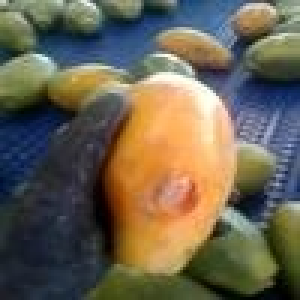
#> input picture DATA SET/Diseased/a0_TR011568-1.jpg, 100 x 100 px, found by its file name (shown 3 times larger); its folder holds only this picture in this run
$ jupyter execute 'Augmentation Code.ipynb'
#> lines starting #> are read from the running program, lines starting #| are printed output that depends on the picture
[cell 1]
import cv2 as cv
import os

path = '.\Augmentation\DATA SET(Without Augmented)\Diseased' #Input Folder Path
d_path = '.\DATA SET\Diseased' #Output Folder Path

# Check if the destination directory exists, and create it if necessary
if not os.path.exists(d_path):
    os.makedirs(d_path)

list_of_files = os.listdir(path)

for file_name in list_of_files:
    # Construct the full file path
    full_path = os.path.join(path, file_name)

    if os.path.isfile(full_path):
        image = cv.imread(full_path)
#> image is the input picture: shape (100, 100, 3); mean B, G, R 80.4, 98.6, 106.7

        if image is not None:
            output_filename = 'a0_' + file_name
            output_path = os.path.join(d_path, output_filename)
            cv.imwrite(output_path, image)
            print(f"Saved {output_filename}")

            # Augmenting
            image2 = cv.flip(image, 1)
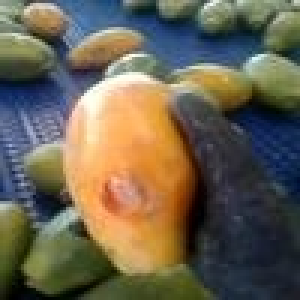
#> image2: shape (100, 100, 3) (shown 3 times larger); mean B, G, R 80.4, 98.6, 106.7
            image3 = cv.flip(image, -1)
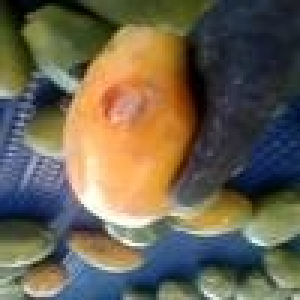
#> image3: shape (100, 100, 3) (shown 3 times larger); mean B, G, R 80.4, 98.6, 106.7
            image4 = cv.flip(image2, -1)
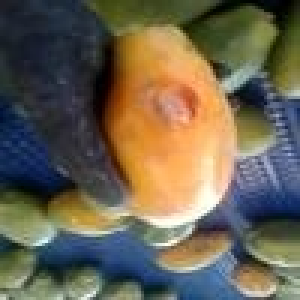
#> image4: shape (100, 100, 3) (shown 3 times larger); mean B, G, R 80.4, 98.6, 106.7
            cv.imwrite(os.path.join(d_path, 'a1_' + file_name), image2)
            cv.imwrite(os.path.join(d_path, 'a2_' + file_name), image3)
            cv.imwrite(os.path.join(d_path, 'a3_' + file_name), image4)

for file_name in list_of_files:
    # Construct the full file path
    full_path = os.path.join(path, file_name)

    if os.path.isfile(full_path):
        image = cv.imread(full_path)

        if image is not None:
            # Augmenting
            image2 = cv.rotate(image, cv.ROTATE_90_CLOCKWISE)
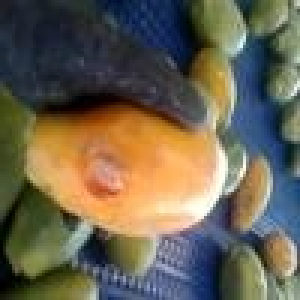
#> image2: shape (100, 100, 3) (shown 3 times larger); mean B, G, R 80.4, 98.6, 106.7
            image3 = cv.rotate(image, cv.ROTATE_180)
            image4 = cv.rotate(image, cv.ROTATE_90_COUNTERCLOCKWISE)
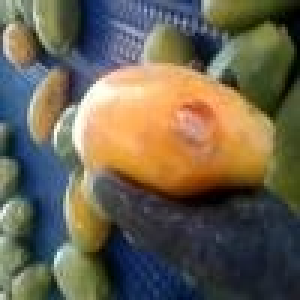
#> image4: shape (100, 100, 3) (shown 3 times larger); mean B, G, R 80.4, 98.6, 106.7
            cv.imwrite(os.path.join(d_path, 'r1_' + file_name), image2)
            cv.imwrite(os.path.join(d_path, 'r2_' + file_name), image3)
            cv.imwrite(os.path.join(d_path, 'r3_' + file_name), image4)

print("Augmentation successfull")

$ run again, on DATA SET/Diseased/a0_TT000262-1.jpg
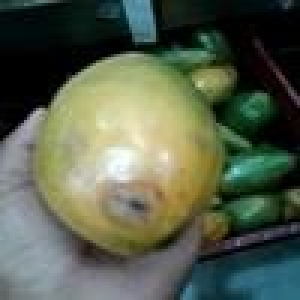
#> input picture DATA SET/Diseased/a0_TT000262-1.jpg, 100 x 100 px, found by its file name (shown 3 times larger)
#> image is the input picture: shape (100, 100, 3); mean B, G, R 76.9, 95.2, 86.4
#> `image2 = cv.rotate(image, cv.ROTATE_90_CLOCKWISE)`:
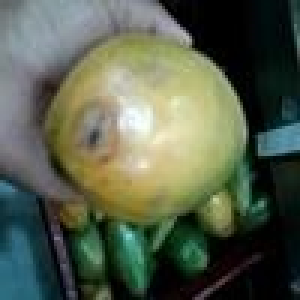
#> image2: shape (100, 100, 3) (shown 3 times larger); mean B, G, R 76.9, 95.2, 86.4
#> `image4 = cv.rotate(image, cv.ROTATE_90_COUNTERCLOCKWISE)`:
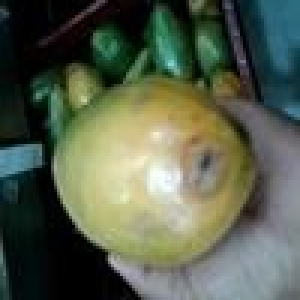
#> image4: shape (100, 100, 3) (shown 3 times larger); mean B, G, R 76.9, 95.2, 86.4

$ run again, on DATA SET/Diseased/a1_TR007165-1.jpg
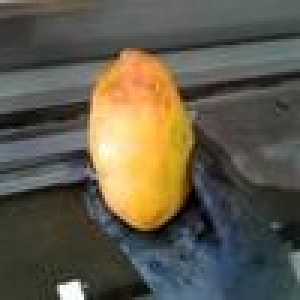
#> input picture DATA SET/Diseased/a1_TR007165-1.jpg, 100 x 100 px, found by its file name (shown 3 times larger)
#> image is the input picture: shape (100, 100, 3); mean B, G, R 74.9, 90.5, 96.4
#> `image2 = cv.rotate(image, cv.ROTATE_90_CLOCKWISE)`:
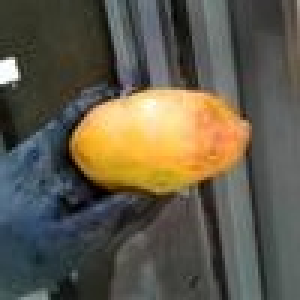
#> image2: shape (100, 100, 3) (shown 3 times larger); mean B, G, R 74.9, 90.5, 96.4
#> `image4 = cv.rotate(image, cv.ROTATE_90_COUNTERCLOCKWISE)`:
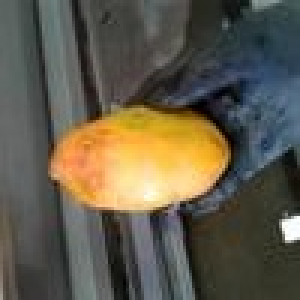
#> image4: shape (100, 100, 3) (shown 3 times larger); mean B, G, R 74.9, 90.5, 96.4

$ run again, on DATA SET/Diseased/a1_TR011551-1.jpg
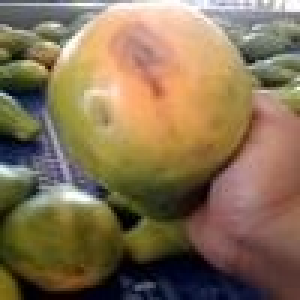
#> input picture DATA SET/Diseased/a1_TR011551-1.jpg, 100 x 100 px, found by its file name (shown 3 times larger)
#> image is the input picture: shape (100, 100, 3); mean B, G, R 83.7, 112.4, 133
#> `image2 = cv.rotate(image, cv.ROTATE_90_CLOCKWISE)`:
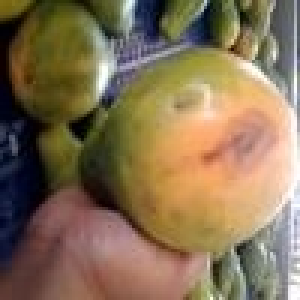
#> image2: shape (100, 100, 3) (shown 3 times larger); mean B, G, R 83.7, 112.4, 133
#> `image4 = cv.rotate(image, cv.ROTATE_90_COUNTERCLOCKWISE)`:
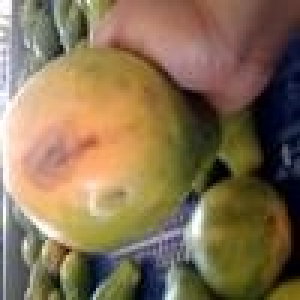
#> image4: shape (100, 100, 3) (shown 3 times larger); mean B, G, R 83.7, 112.4, 133
